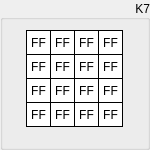
  <widget class="QGroupBox" name="groupK7">
   <property name="geometry">
    <rect>
     <x>320</x>
     <y>150</y>
     <width>150</width>
     <height>150</height>
    </rect>
   </property>
   <property name="sizePolicy">
    <sizepolicy hsizetype="Fixed" vsizetype="Fixed">
     <horstretch>0</horstretch>
     <verstretch>0</verstretch>
    </sizepolicy>
   </property>
   <property name="styleSheet">
    <string notr="true"/>
   </property>
   <property name="title">
    <string>K7</string>
   </property>
   <property name="alignment">
    <set>Qt::AlignRight|Qt::AlignTrailing|Qt::AlignVCenter</set>
   </property>
   <widget class="QLabel" name="k7byte15">
    <property name="enabled">
     <bool>true</bool>
    </property>
    <property name="geometry">
     <rect>
      <x>98</x>
      <y>102</y>
      <width>25</width>
      <height>25</height>
     </rect>
    </property>
    <property name="sizePolicy">
     <sizepolicy hsizetype="Fixed" vsizetype="Fixed">
      <horstretch>0</horstretch>
      <verstretch>0</verstretch>
     </sizepolicy>
    </property>
    <property name="font">
     <font>
      <kerning>true</kerning>
     </font>
    </property>
    <property name="layoutDirection">
     <enum>Qt::LeftToRight</enum>
    </property>
    <property name="styleSheet">
     <string notr="true">QLabel {
	 border-width: 1px;
     border-style: solid;
     border-color: black; 
     background-color: white;
}</string>
    </property>
    <property name="text">
     <string>FF</string>
    </property>
    <property name="alignment">
     <set>Qt::AlignCenter</set>
    </property>
   </widget>
   <widget class="QLabel" name="k7byte13">
    <property name="enabled">
     <bool>true</bool>
    </property>
    <property name="geometry">
     <rect>
      <x>98</x>
      <y>54</y>
      <width>25</width>
      <height>25</height>
     </rect>
    </property>
    <property name="sizePolicy">
     <sizepolicy hsizetype="Fixed" vsizetype="Fixed">
      <horstretch>0</horstretch>
      <verstretch>0</verstretch>
     </sizepolicy>
    </property>
    <property name="font">
     <font>
      <kerning>true</kerning>
     </font>
    </property>
    <property name="layoutDirection">
     <enum>Qt::LeftToRight</enum>
    </property>
    <property name="styleSheet">
     <string notr="true">QLabel {
	 border-width: 1px;
     border-style: solid;
     border-color: black; 
     background-color: white;
}</string>
    </property>
    <property name="text">
     <string>FF</string>
    </property>
    <property name="alignment">
     <set>Qt::AlignCenter</set>
    </property>
   </widget>
   <widget class="QLabel" name="k7byte14">
    <property name="enabled">
     <bool>true</bool>
    </property>
    <property name="geometry">
     <rect>
      <x>98</x>
      <y>78</y>
      <width>25</width>
      <height>25</height>
     </rect>
    </property>
    <property name="sizePolicy">
     <sizepolicy hsizetype="Fixed" vsizetype="Fixed">
      <horstretch>0</horstretch>
      <verstretch>0</verstretch>
     </sizepolicy>
    </property>
    <property name="font">
     <font>
      <kerning>true</kerning>
     </font>
    </property>
    <property name="layoutDirection">
     <enum>Qt::LeftToRight</enum>
    </property>
    <property name="styleSheet">
     <string notr="true">QLabel {
	 border-width: 1px;
     border-style: solid;
     border-color: black; 
     background-color: white;
}</string>
    </property>
    <property name="text">
     <string>FF</string>
    </property>
    <property name="alignment">
     <set>Qt::AlignCenter</set>
    </property>
   </widget>
   <widget class="QLabel" name="k7byte06">
    <property name="enabled">
     <bool>true</bool>
    </property>
    <property name="geometry">
     <rect>
      <x>50</x>
      <y>78</y>
      <width>25</width>
      <height>25</height>
     </rect>
    </property>
    <property name="sizePolicy">
     <sizepolicy hsizetype="Fixed" vsizetype="Fixed">
      <horstretch>0</horstretch>
      <verstretch>0</verstretch>
     </sizepolicy>
    </property>
    <property name="font">
     <font>
      <kerning>true</kerning>
     </font>
    </property>
    <property name="layoutDirection">
     <enum>Qt::LeftToRight</enum>
    </property>
    <property name="styleSheet">
     <string notr="true">QLabel {
	 border-width: 1px;
     border-style: solid;
     border-color: black; 
     background-color: white;
}</string>
    </property>
    <property name="text">
     <string>FF</string>
    </property>
    <property name="alignment">
     <set>Qt::AlignCenter</set>
    </property>
   </widget>
   <widget class="QLabel" name="k7byte04">
    <property name="enabled">
     <bool>true</bool>
    </property>
    <property name="geometry">
     <rect>
      <x>50</x>
      <y>30</y>
      <width>25</width>
      <height>25</height>
     </rect>
    </property>
    <property name="sizePolicy">
     <sizepolicy hsizetype="Fixed" vsizetype="Fixed">
      <horstretch>0</horstretch>
      <verstretch>0</verstretch>
     </sizepolicy>
    </property>
    <property name="font">
     <font>
      <kerning>true</kerning>
     </font>
    </property>
    <property name="layoutDirection">
     <enum>Qt::LeftToRight</enum>
    </property>
    <property name="styleSheet">
     <string notr="true">QLabel {
	 border-width: 1px;
     border-style: solid;
     border-color: black; 
     background-color: white;
}</string>
    </property>
    <property name="text">
     <string>FF</string>
    </property>
    <property name="alignment">
     <set>Qt::AlignCenter</set>
    </property>
   </widget>
   <widget class="QLabel" name="k7byte02">
    <property name="enabled">
     <bool>true</bool>
    </property>
    <property name="geometry">
     <rect>
      <x>26</x>
      <y>78</y>
      <width>25</width>
      <height>25</height>
     </rect>
    </property>
    <property name="sizePolicy">
     <sizepolicy hsizetype="Fixed" vsizetype="Fixed">
      <horstretch>0</horstretch>
      <verstretch>0</verstretch>
     </sizepolicy>
    </property>
    <property name="font">
     <font>
      <kerning>true</kerning>
     </font>
    </property>
    <property name="layoutDirection">
     <enum>Qt::LeftToRight</enum>
    </property>
    <property name="styleSheet">
     <string notr="true">QLabel {
	 border-width: 1px;
     border-style: solid;
     border-color: black; 
     background-color: white;
}</string>
    </property>
    <property name="text">
     <string>FF</string>
    </property>
    <property name="alignment">
     <set>Qt::AlignCenter</set>
    </property>
   </widget>
   <widget class="QLabel" name="k7byte10">
    <property name="enabled">
     <bool>true</bool>
    </property>
    <property name="geometry">
     <rect>
      <x>74</x>
      <y>78</y>
      <width>25</width>
      <height>25</height>
     </rect>
    </property>
    <property name="sizePolicy">
     <sizepolicy hsizetype="Fixed" vsizetype="Fixed">
      <horstretch>0</horstretch>
      <verstretch>0</verstretch>
     </sizepolicy>
    </property>
    <property name="font">
     <font>
      <kerning>true</kerning>
     </font>
    </property>
    <property name="layoutDirection">
     <enum>Qt::LeftToRight</enum>
    </property>
    <property name="styleSheet">
     <string notr="true">QLabel {
	 border-width: 1px;
     border-style: solid;
     border-color: black; 
     background-color: white;
}</string>
    </property>
    <property name="text">
     <string>FF</string>
    </property>
    <property name="alignment">
     <set>Qt::AlignCenter</set>
    </property>
   </widget>
   <widget class="QLabel" name="k7byte09">
    <property name="enabled">
     <bool>true</bool>
    </property>
    <property name="geometry">
     <rect>
      <x>74</x>
      <y>54</y>
      <width>25</width>
      <height>25</height>
     </rect>
    </property>
    <property name="sizePolicy">
     <sizepolicy hsizetype="Fixed" vsizetype="Fixed">
      <horstretch>0</horstretch>
      <verstretch>0</verstretch>
     </sizepolicy>
    </property>
    <property name="font">
     <font>
      <kerning>true</kerning>
     </font>
    </property>
    <property name="layoutDirection">
     <enum>Qt::LeftToRight</enum>
    </property>
    <property name="styleSheet">
     <string notr="true">QLabel {
	 border-width: 1px;
     border-style: solid;
     border-color: black; 
     background-color: white;
}</string>
    </property>
    <property name="text">
     <string>FF</string>
    </property>
    <property name="alignment">
     <set>Qt::AlignCenter</set>
    </property>
   </widget>
   <widget class="QLabel" name="k7byte01">
    <property name="enabled">
     <bool>true</bool>
    </property>
    <property name="geometry">
     <rect>
      <x>26</x>
      <y>54</y>
      <width>25</width>
      <height>25</height>
     </rect>
    </property>
    <property name="sizePolicy">
     <sizepolicy hsizetype="Fixed" vsizetype="Fixed">
      <horstretch>0</horstretch>
      <verstretch>0</verstretch>
     </sizepolicy>
    </property>
    <property name="font">
     <font>
      <kerning>true</kerning>
     </font>
    </property>
    <property name="layoutDirection">
     <enum>Qt::LeftToRight</enum>
    </property>
    <property name="styleSheet">
     <string notr="true">QLabel {
	 border-width: 1px;
     border-style: solid;
     border-color: black; 
     background-color: white;
}</string>
    </property>
    <property name="text">
     <string>FF</string>
    </property>
    <property name="alignment">
     <set>Qt::AlignCenter</set>
    </property>
   </widget>
   <widget class="QLabel" name="k7byte08">
    <property name="enabled">
     <bool>true</bool>
    </property>
    <property name="geometry">
     <rect>
      <x>74</x>
      <y>30</y>
      <width>25</width>
      <height>25</height>
     </rect>
    </property>
    <property name="sizePolicy">
     <sizepolicy hsizetype="Fixed" vsizetype="Fixed">
      <horstretch>0</horstretch>
      <verstretch>0</verstretch>
     </sizepolicy>
    </property>
    <property name="font">
     <font>
      <kerning>true</kerning>
     </font>
    </property>
    <property name="layoutDirection">
     <enum>Qt::LeftToRight</enum>
    </property>
    <property name="styleSheet">
     <string notr="true">QLabel {
	 border-width: 1px;
     border-style: solid;
     border-color: black; 
     background-color: white;
}</string>
    </property>
    <property name="text">
     <string>FF</string>
    </property>
    <property name="alignment">
     <set>Qt::AlignCenter</set>
    </property>
   </widget>
   <widget class="QLabel" name="k7byte00">
    <property name="enabled">
     <bool>true</bool>
    </property>
    <property name="geometry">
     <rect>
      <x>26</x>
      <y>30</y>
      <width>25</width>
      <height>25</height>
     </rect>
    </property>
    <property name="sizePolicy">
     <sizepolicy hsizetype="Fixed" vsizetype="Fixed">
      <horstretch>0</horstretch>
      <verstretch>0</verstretch>
     </sizepolicy>
    </property>
    <property name="font">
     <font>
      <kerning>true</kerning>
     </font>
    </property>
    <property name="layoutDirection">
     <enum>Qt::LeftToRight</enum>
    </property>
    <property name="styleSheet">
     <string notr="true">QLabel {
	 border-width: 1px;
     border-style: solid;
     border-color: black; 
     background-color: white;
}</string>
    </property>
    <property name="text">
     <string>FF</string>
    </property>
    <property name="alignment">
     <set>Qt::AlignCenter</set>
    </property>
    <property name="wordWrap">
     <bool>false</bool>
    </property>
   </widget>
   <widget class="QLabel" name="k7byte07">
    <property name="enabled">
     <bool>true</bool>
    </property>
    <property name="geometry">
     <rect>
      <x>50</x>
      <y>102</y>
      <width>25</width>
      <height>25</height>
     </rect>
    </property>
    <property name="sizePolicy">
     <sizepolicy hsizetype="Fixed" vsizetype="Fixed">
      <horstretch>0</horstretch>
      <verstretch>0</verstretch>
     </sizepolicy>
    </property>
    <property name="font">
     <font>
      <kerning>true</kerning>
     </font>
    </property>
    <property name="layoutDirection">
     <enum>Qt::LeftToRight</enum>
    </property>
    <property name="styleSheet">
     <string notr="true">QLabel {
	 border-width: 1px;
     border-style: solid;
     border-color: black; 
     background-color: white;
}</string>
    </property>
    <property name="text">
     <string>FF</string>
    </property>
    <property name="alignment">
     <set>Qt::AlignCenter</set>
    </property>
   </widget>
   <widget class="QLabel" name="k7byte12">
    <property name="enabled">
     <bool>true</bool>
    </property>
    <property name="geometry">
     <rect>
      <x>98</x>
      <y>30</y>
      <width>25</width>
      <height>25</height>
     </rect>
    </property>
    <property name="sizePolicy">
     <sizepolicy hsizetype="Fixed" vsizetype="Fixed">
      <horstretch>0</horstretch>
      <verstretch>0</verstretch>
     </sizepolicy>
    </property>
    <property name="font">
     <font>
      <kerning>true</kerning>
     </font>
    </property>
    <property name="layoutDirection">
     <enum>Qt::LeftToRight</enum>
    </property>
    <property name="styleSheet">
     <string notr="true">QLabel {
	 border-width: 1px;
     border-style: solid;
     border-color: black; 
     background-color: white;
}</string>
    </property>
    <property name="text">
     <string>FF</string>
    </property>
    <property name="alignment">
     <set>Qt::AlignCenter</set>
    </property>
   </widget>
   <widget class="QLabel" name="k7byte03">
    <property name="enabled">
     <bool>true</bool>
    </property>
    <property name="geometry">
     <rect>
      <x>26</x>
      <y>102</y>
      <width>25</width>
      <height>25</height>
     </rect>
    </property>
    <property name="sizePolicy">
     <sizepolicy hsizetype="Fixed" vsizetype="Fixed">
      <horstretch>0</horstretch>
      <verstretch>0</verstretch>
     </sizepolicy>
    </property>
    <property name="font">
     <font>
      <kerning>true</kerning>
     </font>
    </property>
    <property name="layoutDirection">
     <enum>Qt::LeftToRight</enum>
    </property>
    <property name="styleSheet">
     <string notr="true">QLabel {
	 border-width: 1px;
     border-style: solid;
     border-color: black; 
     background-color: white;
}</string>
    </property>
    <property name="text">
     <string>FF</string>
    </property>
    <property name="alignment">
     <set>Qt::AlignCenter</set>
    </property>
   </widget>
   <widget class="QLabel" name="k7byte11">
    <property name="enabled">
     <bool>true</bool>
    </property>
    <property name="geometry">
     <rect>
      <x>74</x>
      <y>102</y>
      <width>25</width>
      <height>25</height>
     </rect>
    </property>
    <property name="sizePolicy">
     <sizepolicy hsizetype="Fixed" vsizetype="Fixed">
      <horstretch>0</horstretch>
      <verstretch>0</verstretch>
     </sizepolicy>
    </property>
    <property name="font">
     <font>
      <kerning>true</kerning>
     </font>
    </property>
    <property name="layoutDirection">
     <enum>Qt::LeftToRight</enum>
    </property>
    <property name="styleSheet">
     <string notr="true">QLabel {
	 border-width: 1px;
     border-style: solid;
     border-color: black; 
     background-color: white;
}</string>
    </property>
    <property name="text">
     <string>FF</string>
    </property>
    <property name="alignment">
     <set>Qt::AlignCenter</set>
    </property>
   </widget>
   <widget class="QLabel" name="k7byte05">
    <property name="enabled">
     <bool>true</bool>
    </property>
    <property name="geometry">
     <rect>
      <x>50</x>
      <y>54</y>
      <width>25</width>
      <height>25</height>
     </rect>
    </property>
    <property name="sizePolicy">
     <sizepolicy hsizetype="Fixed" vsizetype="Fixed">
      <horstretch>0</horstretch>
      <verstretch>0</verstretch>
     </sizepolicy>
    </property>
    <property name="font">
     <font>
      <kerning>true</kerning>
     </font>
    </property>
    <property name="layoutDirection">
     <enum>Qt::LeftToRight</enum>
    </property>
    <property name="styleSheet">
     <string notr="true">QLabel {
	 border-width: 1px;
     border-style: solid;
     border-color: black; 
     background-color: white;
}</string>
    </property>
    <property name="text">
     <string>FF</string>
    </property>
    <property name="alignment">
     <set>Qt::AlignCenter</set>
    </property>
   </widget>
  </widget>
